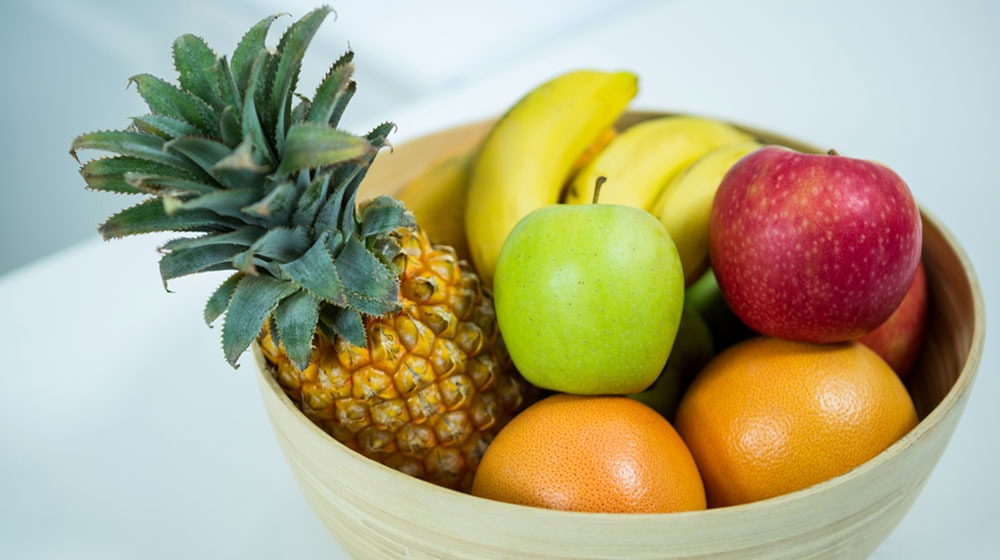
#> input picture 4/frutas.jpg, 1000 x 560 px
$ python ejm8.py
#> lines starting #> are read from the running program, lines starting #| are printed output that depends on the picture; after the words box and inside, x2 and y2 are one past the last pixel; in counts of white or black regions, pixels touching at a corner belong together
import cv2
import numpy as np

img = cv2.imread("frutas.jpg")
#> img is the input picture: shape (560, 1000, 3); mean B, G, R 133.4, 168.5, 174


def nothing(x):
    pass


cv2.namedWindow("PDI41")
cv2.createTrackbar("Hmin", "PDI41", 0, 255, nothing)
cv2.createTrackbar("Hmax", "PDI41", 0, 255, nothing)
cv2.createTrackbar("Smin", "PDI41", 0, 255, nothing)
cv2.createTrackbar("Smax", "PDI41", 0, 255, nothing)
cv2.createTrackbar("Vmin", "PDI41", 0, 255, nothing)
cv2.createTrackbar("Vmax", "PDI41", 0, 255, nothing)

while True:
    hsv = cv2.cvtColor(img, cv2.COLOR_BGR2HSV)
#> hsv: shape (560, 1000, 3); mean H, S, V 65.2, 103.2, 189.4
    hmin = cv2.getTrackbarPos("Hmin", "PDI41")
    hmax = cv2.getTrackbarPos("Hmax", "PDI41")
    smin = cv2.getTrackbarPos("Smin", "PDI41")
    smax = cv2.getTrackbarPos("Smax", "PDI41")
    vmin = cv2.getTrackbarPos("Vmin", "PDI41")
    vmax = cv2.getTrackbarPos("Vmax", "PDI41")

    lower = np.array([hmin, smin, vmin])
    upper = np.array([hmax, smax, vmax])

    # lower = np.array([128, 50, 69])
    # upper = np.array([186, 255, 255])

    lower = np.array([113, 40, 73])
    upper = np.array([255, 255, 255])

    mask = cv2.inRange(hsv, lower, upper)
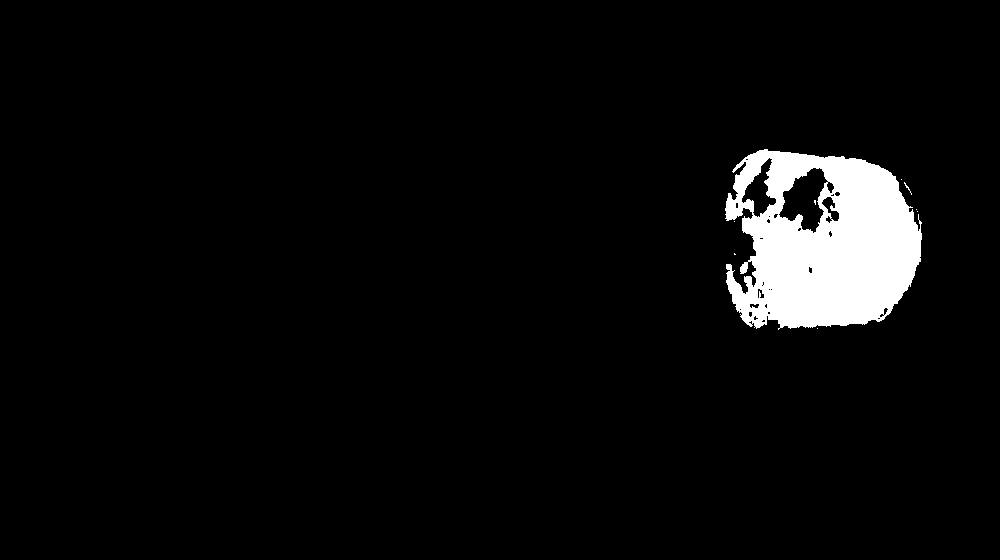
#> mask: shape (560, 1000); 4.5% white; 9 white regions (8 under 20 px), largest, box (x1, y1, x2, y2) and area: (725, 149, 922, 330) 24925
    cv2.imshow("mask", mask)

    kernel = np.ones((7, 7), np.uint8)
    # Dilate
    dilated = cv2.dilate(mask, kernel, iterations=5)
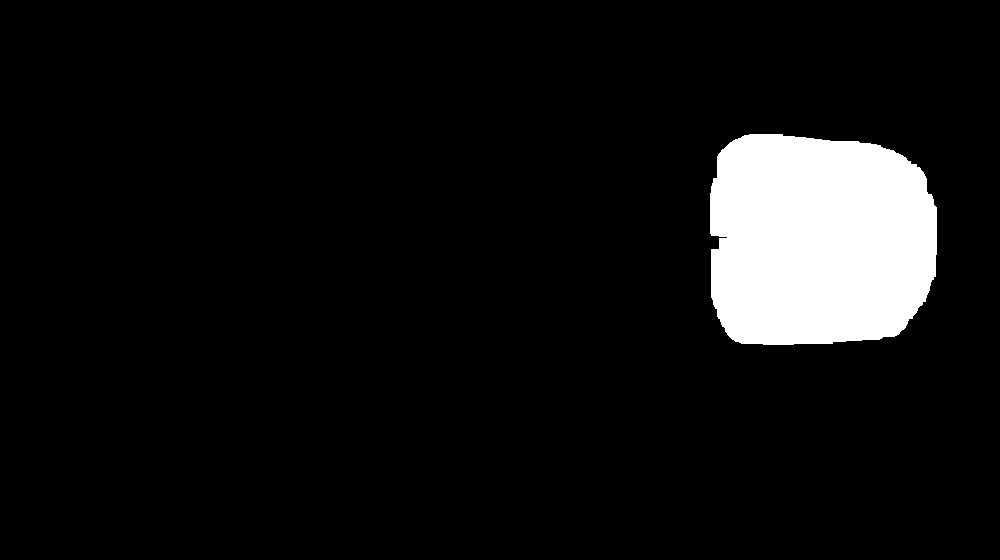
#> dilated: shape (560, 1000); 7.6% white; 1 white region, box (x1, y1, x2, y2) and area: (710, 134, 937, 345) 42375
    # Erosion
    eroded = cv2.erode(dilated, kernel, iterations=5)
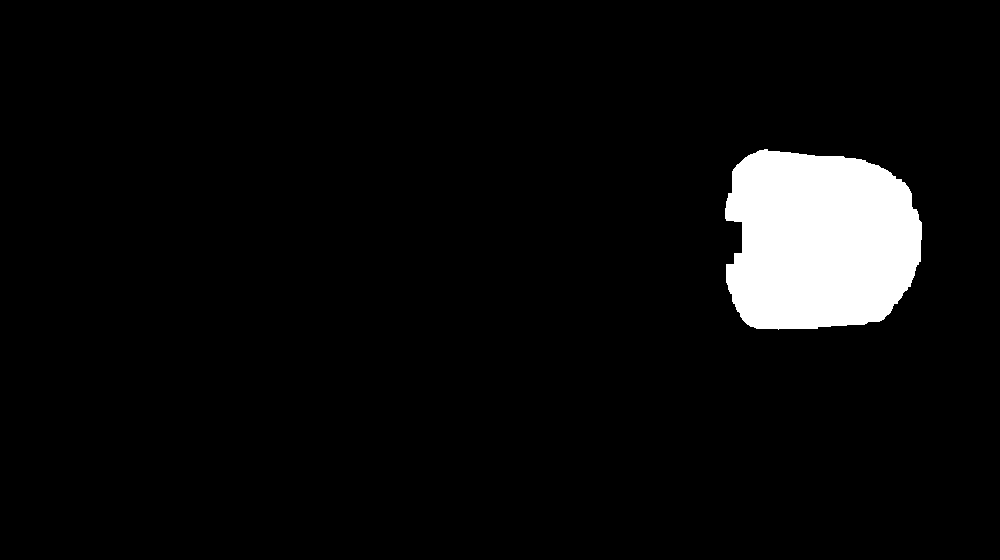
#> eroded: shape (560, 1000); 5.3% white; 1 white region, box (x1, y1, x2, y2) and area: (725, 149, 922, 330) 29655

    cv2.imshow("dilated", eroded)

    # res = cv2.bitwise_and(img, img, mask=dilated)
    # cv2.imshow("PDI41", res)

    k = cv2.waitKey(1) & 0xFF
#> (key Esc is pressed here)
    if k == 27:
        break

cv2.destroyAllWindows()

$ run again, with 4/tenis.jpg copied over 4/frutas.jpg
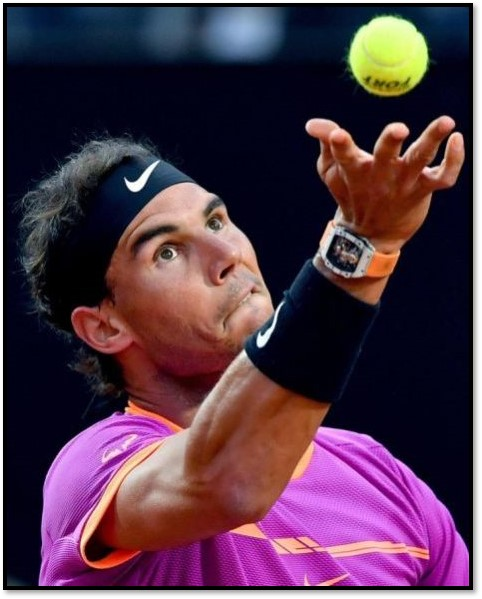
#> input picture 4/tenis.jpg, 482 x 599 px
#> img is the input picture: shape (599, 482, 3); mean B, G, R 73.4, 54.1, 82
#> hsv: shape (599, 482, 3); mean H, S, V 91.1, 181.2, 95.7
#> `mask = cv2.inRange(hsv, lower, upper)`:
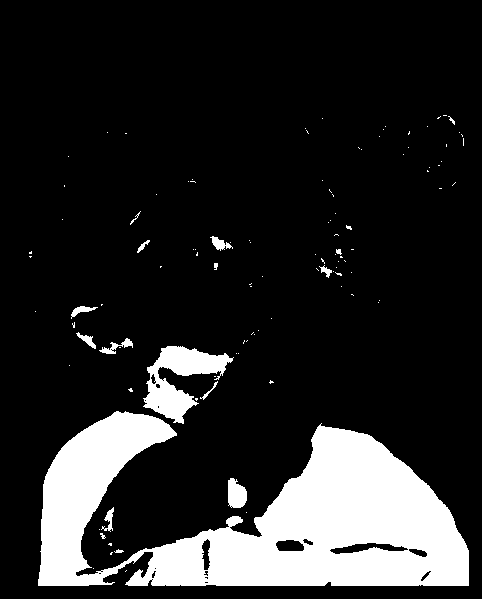
#> mask: shape (599, 482); 15.6% white; 109 white regions (93 under 20 px), largest, box (x1, y1, x2, y2) and area: (38, 411, 469, 586) 40267, (143, 346, 234, 424) 3047, (228, 478, 247, 508) 447
#> dilated: shape (599, 482); 43.5% white; 12 white regions, largest, box (x1, y1, x2, y2) and area: (23, 289, 482, 599) 88200, (343, 100, 479, 204) 9112, (300, 165, 395, 318) 8455
#> `eroded = cv2.erode(dilated, kernel, iterations=5)`:
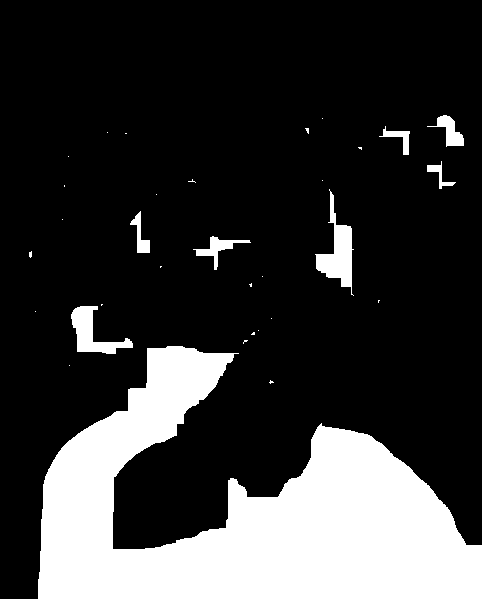
#> eroded: shape (599, 482); 21.5% white; 32 white regions (24 under 20 px), largest, box (x1, y1, x2, y2) and area: (38, 346, 482, 599) 57354, (315, 189, 354, 296) 1574, (71, 306, 133, 354) 1230
